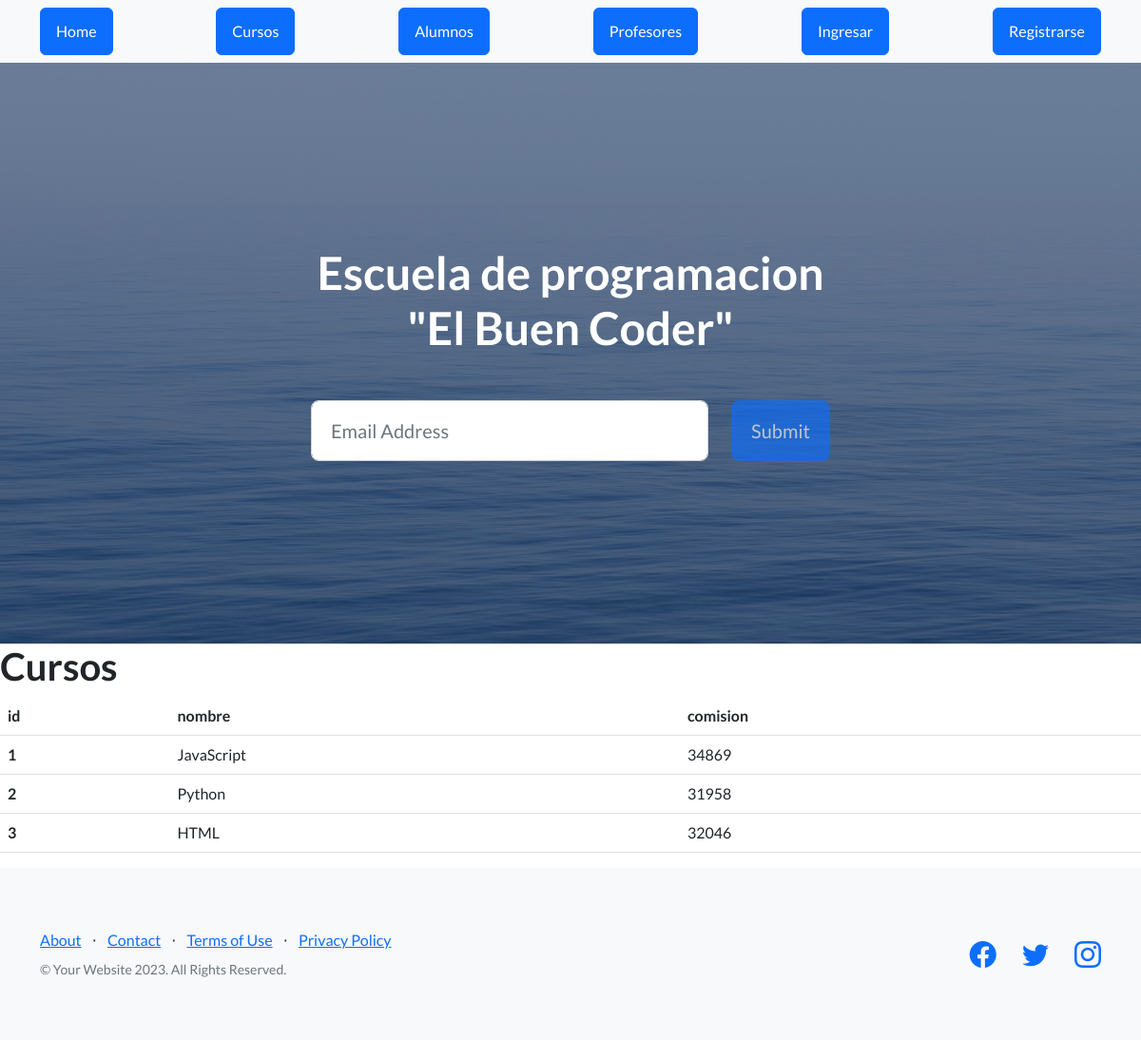
Before: /AppCandas/ver_cursos with the older database file.
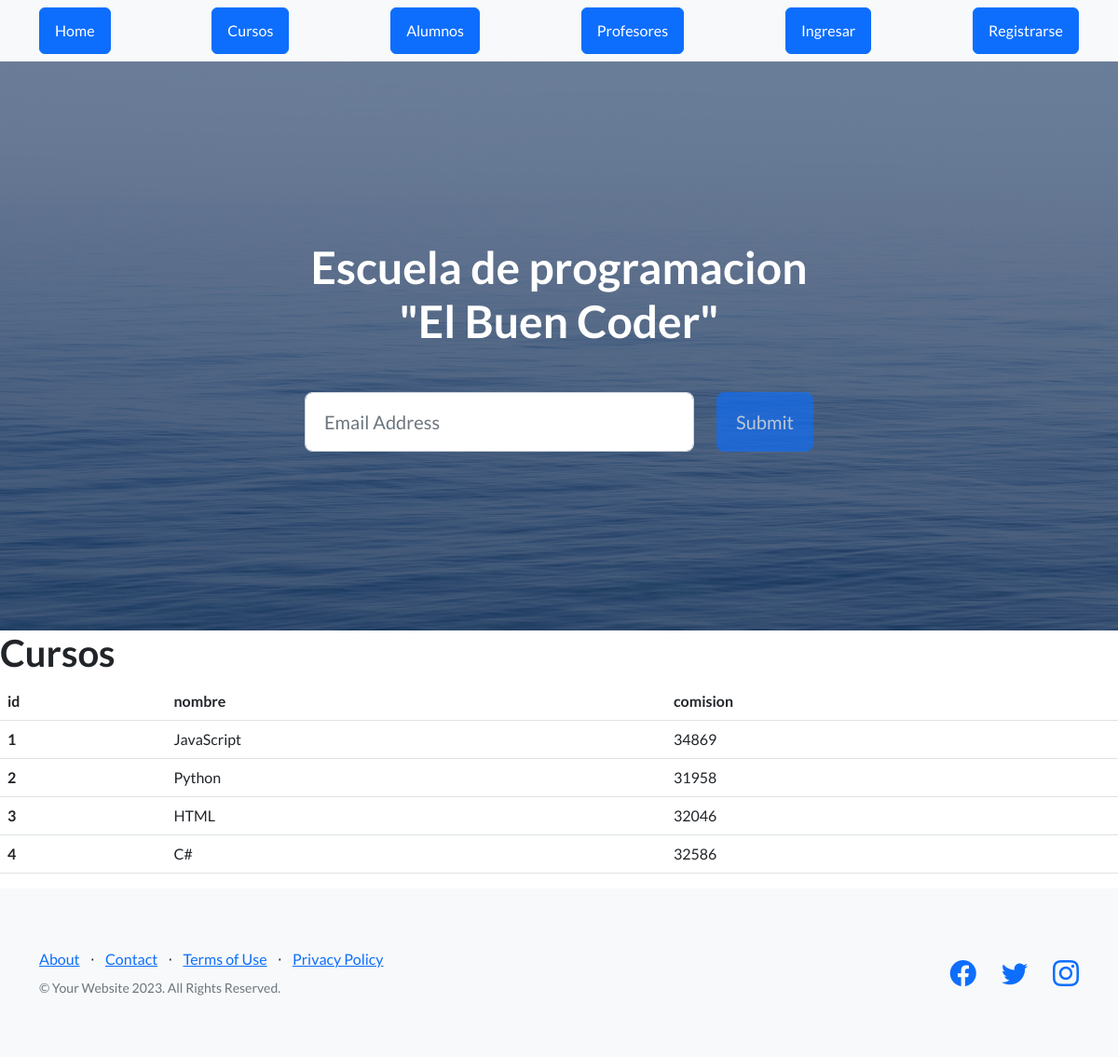
After: the same page with the newer database file.
### AppCandas/models.py (models this page shows)
class Curso(models.Model):
    nombre = models.CharField(max_length=50)
    comision = models.IntegerField()

### AppCandas/views.py (the view)
# urls.py: path("ver_cursos", views.ver_cursos, name="cursos"),
def ver_cursos(request):
    cursos = Curso.objects.all()
    dicc = {"cursos": cursos}
    plantilla = loader.get_template("cursos.html")
    documento = plantilla.render(dicc)
    return HttpResponse(documento)

### AppCandas/templates/cursos.html (shortened to what this page needs)
{% extends 'padre.html' %}
{% load static %}
{% block contenido %}
    <h1> Cursos </h1>
    <table class="table"
        <thead>
            <tr>
                <th>id</th>
                <th>nombre</th>
                <th>comision</th>
            </tr>
        <tbody>
            {% for n in cursos %}
            <tr>
                <th scope="row">{{n.id}}</th>
                <td>{{n.nombre}}</td>
                <td>{{n.comision}}</td>
            </tr>
        {% endfor %}
        </tbody>
    </table>
{% endblock %}

### AppCandas/templates/padre.html (shortened to what this page needs)
<!DOCTYPE html>
<html lang="en">
    <head>
        {% load static %}
        <link href="https://cdn.jsdelivr.net/npm/bootstrap-icons@1.5.0/font/bootstrap-icons.css" rel="stylesheet" type="text/css" />
        <link href="{% static 'AppCandas/css/styles.css' %}" rel="stylesheet" />
    </head>
    <body>
        <nav class="navbar navbar-light bg-light static-top">
            <div class="container">
                <a class="btn btn-primary" href="{% url 'home' %}">Home</a>
                <a class="btn btn-primary" href="{% url 'cursos' %}">Cursos</a>
                <a class="btn btn-primary" href="{% url 'alumnos' %}">Alumnos</a>
                <a class="btn btn-primary" href="{% url 'profesores' %}">Profesores</a>
                <a class="btn btn-primary" href="">Ingresar</a>
                <a class="btn btn-primary" href="">Registrarse</a>
            </div>
        </nav>
        <header class="masthead">
            <div class="container position-relative">
                <div class="row justify-content-center">
                    <div class="col-xl-6">
                        <div class="text-center text-white">
                            <h1 class="mb-5">Escuela de programacion "El Buen Coder"</h1>
                            <form class="form-subscribe" id="contactForm" data-sb-form-api-token="API_TOKEN">
                                <div class="row">
                                    <div class="col">
                                        <input class="form-control form-control-lg" id="emailAddress" type="email" placeholder="Email Address" data-sb-validations="required,email" />
                                    </div>
                                    <div class="col-auto"><button class="btn btn-primary btn-lg disabled" id="submitButton" type="submit">Submit</button></div>
                                </div>
                            </form>
                        </div>
                    </div>
                </div>
            </div>
        </header>
        {% block contenido %}
        {% endblock %}
        <footer class="footer bg-light">
            <div class="container">
                <div class="row">
                    <div class="col-lg-6 h-100 text-center text-lg-start my-auto">
                        <ul class="list-inline mb-2">
                            <li class="list-inline-item"><a href="#!">About</a></li>
                            <li class="list-inline-item">⋅</li>
                            <li class="list-inline-item"><a href="#!">Contact</a></li>
                            <li class="list-inline-item">⋅</li>
                            <li class="list-inline-item"><a href="#!">Terms of Use</a></li>
                            <li class="list-inline-item">⋅</li>
                            <li class="list-inline-item"><a href="#!">Privacy Policy</a></li>
                        </ul>
                        <p class="text-muted small mb-4 mb-lg-0">&copy; Your Website 2023. All Rights Reserved.</p>
                    </div>
                    <div class="col-lg-6 h-100 text-center text-lg-end my-auto">
                        <ul class="list-inline mb-0">
                            <li class="list-inline-item me-4">
                                <a href="#!"><i class="bi-facebook fs-3"></i></a>
                            </li>
                            <li class="list-inline-item me-4">
                                <a href="#!"><i class="bi-twitter fs-3"></i></a>
                            </li>
                            <li class="list-inline-item">
                                <a href="#!"><i class="bi-instagram fs-3"></i></a>
                            </li>
                        </ul>
                    </div>
                </div>
            </div>
        </footer>
    </body>
</html>

Changed rows visible on the page:
added Curso: id "4", nombre "C#", comision "32586"
